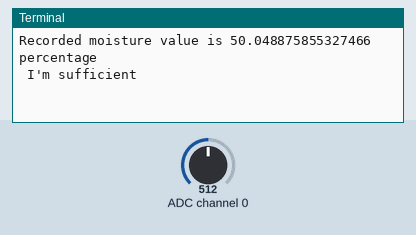
Simulated run of this program. Board: Raspberry Pi (BCM pin numbers). Parts: the last lines printed to the terminal. Inputs (shaded band) come from the test bench; at power-on: ADC channel 0 = 512 (analog values on the 0–1023 scale).

Above: at 1.2 s.
1.3 s: ADC channel 0 set to 359
At 2.5 s:
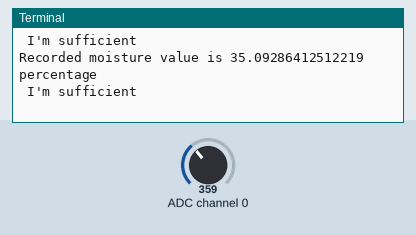
3.4 s: ADC channel 0 set to 342
At 4.8 s:
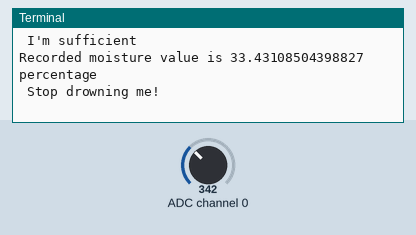
Timing chart, 0 to 6.4 s (numbered marks = the images above; inputs shaded):
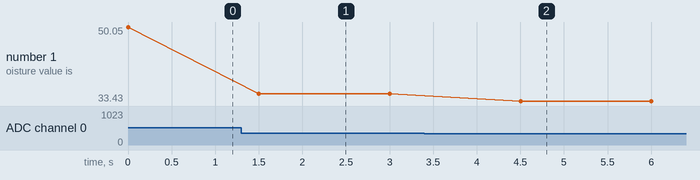

The program:

moist-soil.py
```python
import RPi.GPIO as GPIO
from time import sleep

import Adafruit_MCP3008

am = Adafruit_MCP3008.MCP3008(clk = 11, cs = 8, miso = 9, mosi = 10)

while True:
  moisture_value = am.read_adc(0)
  per = moisture_value * 100 / 1023
  print("Recorded moisture value is %s percentage" % per)
  if moisture_value >= 930:
    print(" No water, Can you plaease water me")
  elif moisture_value < 930 and moisture_value >= 350:
    print(" I'm sufficient ")
  elif moisture_value < 350 :
    print(" Stop drowning me!")
  sleep(1.5)
```

Measured:
- the behaviour switches between 350 and 349 on ADC channel 0 (found by bisection; images 1 and 2)
- after the input at 1.3 s, the terminal: prints a new line after 0.20 s (image 1)
- after the input at 3.4 s, the terminal: prints a new line after 1.1 s (image 2)
- plotted number 1: 50.05 → 35.09 after the input at 1.3 s, 35.09 → 33.43 after the input at 3.4 s
